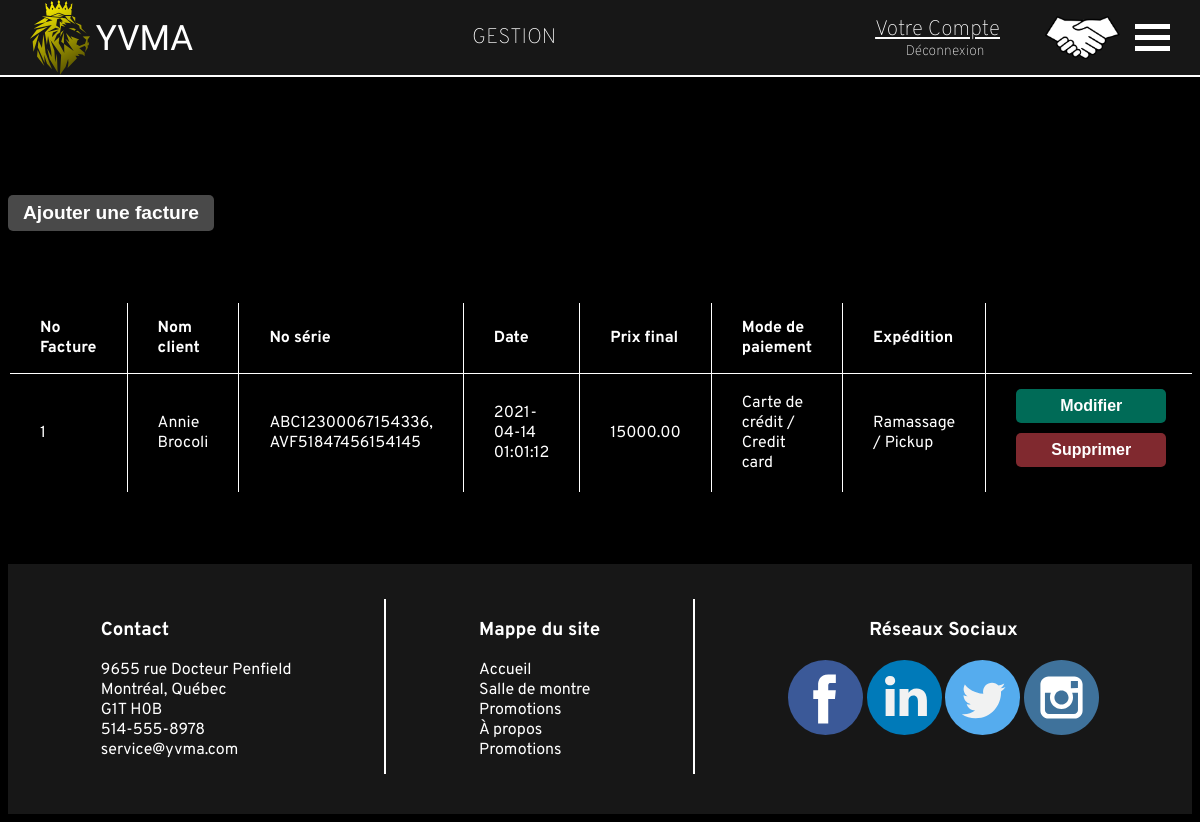
Page /VEHICULES_DOCCASION_INC/index.php?Commande&action=listeFactures (signed in) on the committed database.
### tables this page shows
CREATE TABLE facture (
	noFacture SMALLINT UNSIGNED AUTO_INCREMENT,
	dateFacture DATETIME NOT NULL,
	prixFinal DECIMAL(8,2) NOT NULL,
	modePaiementId SMALLINT UNSIGNED NOT NULL,
	expeditionNo SMALLINT UNSIGNED NOT NULL,
	visibilite BOOLEAN NOT NULL,
	PRIMARY KEY (noFacture),
	FOREIGN KEY (noFacture) REFERENCES commande(noCommande),
	FOREIGN KEY (modePaiementId) REFERENCES modePaiement(idModePaiement),
	FOREIGN KEY (expeditionNo) REFERENCES expedition(idExpedition)
);

CREATE TABLE utilisateur (
	idUtilisateur SMALLINT UNSIGNED AUTO_INCREMENT,
	prenom VARCHAR(50) NOT NULL,
	nom VARCHAR(50) NOT NULL,
	dateNaissance DATE NOT NULL,
	adresse VARCHAR(60) NOT NULL,
	codePostal CHAR(7) NOT NULL,
	telephone CHAR(12) NOT NULL,
	cellulaire CHAR(12),
	courriel VARCHAR(60) NOT NULL,
	pseudonyme VARCHAR(20) UNIQUE NOT NULL,
	motDePasse VARCHAR(250) NOT NULL,
	codeOubliMDP VARCHAR(250),
	dateExpirationCode DATE,
	villeId SMALLINT UNSIGNED NOT NULL,
	privilegeId SMALLINT UNSIGNED NOT NULL,
	visibilite BOOLEAN NOT NULL,
	PRIMARY KEY(idUtilisateur),
	FOREIGN KEY(villeId) REFERENCES ville(idVille),
	FOREIGN KEY(privilegeId) REFERENCES privilege(idPrivilege)
);

CREATE TABLE modePaiement (
	idModePaiement SMALLINT UNSIGNED AUTO_INCREMENT,
	nomModeFR VARCHAR(50),
	nomModeEN VARCHAR(50),
	visibilite BOOLEAN NOT NULL,
	PRIMARY KEY(idModePaiement)
);

CREATE TABLE expedition (
	idExpedition SMALLINT UNSIGNED AUTO_INCREMENT,
	nomExpeditionFR VARCHAR(50) NOT NULL,
	nomExpeditionEN VARCHAR(50) NOT NULL,
	visibilite BOOLEAN NOT NULL,
	PRIMARY KEY(idExpedition)
);

### VEHICULES_DOCCASION_INC/index.php (called while the page is built, shortened)
<?php
    function mon_autoloader($classe) {
        $repertoires = array(RACINE . "controleurs/",
						RACINE . "modeles/",
						RACINE . "vues/");
        foreach ($repertoires as $rep) {
            if (file_exists($rep . $classe . ".php")) {
                return;
            }
        }
    }
	Routeur::route();
?>

### VEHICULES_DOCCASION_INC/modeles/TemplateDAO.php (called while the page is built, shortened)
<?php
	abstract class TemplateDAO {
		public function __construct() {
			$this->connexion = new PDO("mysql:host=localhost;dbname=concessionnaire", "root", "");
		}
	}
?>

### VEHICULES_DOCCASION_INC/modeles/Modele_Commande.php (called while the page is built, shortened)
<?php
	class Modele_Commande extends TemplateDAO {
		public function obtenirFactures() {
			$requete = "SELECT noFacture, dateFacture, prixFinal, modePaiementId, nomModeFR, nomModeEN,
				expeditionNo, nomExpeditionFR, nomExpeditionEN, usagerId, prenom, nom, GROUP_CONCAT(' ', voitureId)
				AS voitureId FROM facture JOIN modePaiement ON modePaiementId = idModePaiement JOIN expedition
				ON expeditionNo = idExpedition JOIN commande ON noFacture = noCommande JOIN commandeVoiture
				ON noCommande = commandeNo JOIN utilisateur ON usagerId = idUtilisateur
				WHERE facture.visibilite = 1 GROUP BY usagerId";
			$resultats = $this -> connexion -> query($requete);
			$resultats -> execute();
			return $resultats -> fetchAll(PDO::FETCH_ASSOC);
		}
	}
?>

### VEHICULES_DOCCASION_INC/vues/ListeFacturesAdmin.php (the view, shortened to what this page needs)
<section class="yu-section">
    <div class="yu-table-facture yu-btn-ajouter-container">
        <button class="yu-btn-ajouter">Ajouter une facture</button>
    </div>
    <div class="yu-table-responsive">
        <table class="yu-table yu-table-facture">
            <thead>
                <tr>
                    <th>No Facture</th>
                    <th>Nom client</th>
                    <th>No série</th>
                    <th>Date</th>
                    <th>Prix final</th>
                    <th>Mode de paiement</th>
                    <th>Expédition</th>
                </tr>
            </thead>
            <tbody>
<?php foreach ($data['factures'] as $facture) { ?>
                <tr>
                    <td data-js-noFacture><?= $facture["noFacture"]?></td>
                    <td><?= $facture["prenom"]?> <?= $facture["nom"]?></td>
                    <td><?= $facture["voitureId"] ?></td>
                    <td><?= $facture["dateFacture"]?></td>
                    <td><?= $facture["prixFinal"]?></td>
                    <td><?= $facture["nomModeFR"]?> / <?= $facture["nomModeEN"]?></td>
                    <td><?= $facture["nomExpeditionFR"]?> / <?= $facture["nomExpeditionEN"]?></td>
                    <td><button class="yu-btn-modifier yu-btn">Modifier</button><button class="yu-btn-supprimer yu-btn">Supprimer</button></td>
                </tr>
<?php }?>
            </tbody>
        </table>
    </div>
</section>

### VEHICULES_DOCCASION_INC/assets/styles/styles.css (style rules this page uses)
* { color: white; }
body { max-width: 100%; margin-top: calc(75px - 30px); box-sizing: border-box; font-family: 'Overpass', sans-serif; overflow-x: hidden; }
button { -webkit-appearance: none; -moz-appearance: none; border: none; border-radius: 0; cursor: pointer; outline: none; padding: .5em 20px; transition: background-color .3s ease; width: fit-content; }
table { border-collapse: collapse; }
table, tr, th, td { border: solid 1px black; }
th, td { padding: 15px 30px; text-align: left; }

### VEHICULES_DOCCASION_INC/assets/styles/admin.css (style rules this page uses)
body { background-color: black; background-size: cover; background-attachment: fixed; background-position-y: 75px; overflow-x: hidden; }
.yu-btn-ajouter { color: white; padding: 7px 15px; background: rgba(73, 73, 73, 1); border-radius: 5px; box-shadow: 0 0 8px 1px rgb(0 0 0 / 70%); max-width: 1024px; margin: 70px 0 0 0; font-size: 1.2em; font-weight: 600; text-align: center; }
.yu-btn-modifier { background: rgb(0, 107, 87, 1); width: 150px; margin: 0 auto; border-radius: 5px; box-shadow: 0 0 8px 1px rgb(0 0 0 / 70%); font-size: 1em; font-weight: 600; }
.yu-btn-supprimer { background: #80292F; width: 150px; margin: 10px auto; border-radius: 5px; box-shadow: 0 0 8px 1px rgb(0 0 0 / 70%); font-size: 1em; font-weight: 600; }
.yu-table, .yu-table th, .yu-table td { border: 1px solid white; border-collapse: collapse; color: white; }
.yu-table-responsive { display: block; width: 100%; overflow-x: auto; }
.yu-table { width: 100%; max-width: 100%; margin: 70px auto; background: rgba(0, 0, 0, 0.9); box-shadow: 0 0 16px 15px rgba(0, 0, 0, 0.7); border: 2px solid rgba(0, 0, 0, 0); }
.yu-btn-ajouter-container { padding-top: 80px; }

### rows in the picture
facture: noFacture "1", utilisateur.prenom "Annie", utilisateur.nom "Brocoli", voitureId "ABC12300067154336, AVF51847456154145", dateFacture "2021-04-14 01:01:12", prixFinal "15000.00", modePaiementId.nomModeFR "Carte de crédit", modePaiementId.nomModeEN "Credit card", expeditionNo.nomExpeditionFR "Ramassage", expeditionNo.nomExpeditionEN "Pickup"
